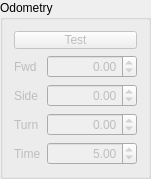
   <widget class="QGroupBox" name="groupBox_3">
    <property name="geometry">
     <rect>
      <x>10</x>
      <y>470</y>
      <width>151</width>
      <height>151</height>
     </rect>
    </property>
    <property name="title">
     <string>Odometry</string>
    </property>
    <layout class="QGridLayout" name="gridLayout_2">
     <item row="0" column="0">
      <widget class="QPushButton" name="testOdometryButton">
       <property name="enabled">
        <bool>false</bool>
       </property>
       <property name="maximumSize">
        <size>
         <width>16777215</width>
         <height>18</height>
        </size>
       </property>
       <property name="text">
        <string>Test</string>
       </property>
      </widget>
     </item>
     <item row="1" column="0">
      <layout class="QFormLayout" name="formLayout">
       <property name="fieldGrowthPolicy">
        <enum>QFormLayout::AllNonFixedFieldsGrow</enum>
       </property>
       <item row="0" column="0">
        <widget class="QLabel" name="label">
         <property name="enabled">
          <bool>false</bool>
         </property>
         <property name="text">
          <string>Fwd</string>
         </property>
        </widget>
       </item>
       <item row="0" column="1">
        <widget class="QDoubleSpinBox" name="odom_fwd">
         <property name="enabled">
          <bool>false</bool>
         </property>
         <property name="alignment">
          <set>Qt::AlignRight|Qt::AlignTrailing|Qt::AlignVCenter</set>
         </property>
         <property name="prefix">
          <string/>
         </property>
         <property name="minimum">
          <double>-1.000000000000000</double>
         </property>
         <property name="maximum">
          <double>1.000000000000000</double>
         </property>
         <property name="singleStep">
          <double>0.100000000000000</double>
         </property>
        </widget>
       </item>
       <item row="2" column="0">
        <widget class="QLabel" name="label_3">
         <property name="enabled">
          <bool>false</bool>
         </property>
         <property name="text">
          <string>Turn</string>
         </property>
        </widget>
       </item>
       <item row="2" column="1">
        <widget class="QDoubleSpinBox" name="odom_turn">
         <property name="enabled">
          <bool>false</bool>
         </property>
         <property name="alignment">
          <set>Qt::AlignRight|Qt::AlignTrailing|Qt::AlignVCenter</set>
         </property>
         <property name="minimum">
          <double>-1.000000000000000</double>
         </property>
         <property name="maximum">
          <double>1.000000000000000</double>
         </property>
         <property name="singleStep">
          <double>0.100000000000000</double>
         </property>
        </widget>
       </item>
       <item row="1" column="0">
        <widget class="QLabel" name="label_2">
         <property name="enabled">
          <bool>false</bool>
         </property>
         <property name="text">
          <string>Side</string>
         </property>
        </widget>
       </item>
       <item row="1" column="1">
        <widget class="QDoubleSpinBox" name="odom_side">
         <property name="enabled">
          <bool>false</bool>
         </property>
         <property name="alignment">
          <set>Qt::AlignRight|Qt::AlignTrailing|Qt::AlignVCenter</set>
         </property>
         <property name="minimum">
          <double>-1.000000000000000</double>
         </property>
         <property name="maximum">
          <double>1.000000000000000</double>
         </property>
         <property name="singleStep">
          <double>0.100000000000000</double>
         </property>
        </widget>
       </item>
       <item row="3" column="0">
        <widget class="QLabel" name="label_4">
         <property name="enabled">
          <bool>false</bool>
         </property>
         <property name="text">
          <string>Time</string>
         </property>
        </widget>
       </item>
       <item row="3" column="1">
        <widget class="QDoubleSpinBox" name="odom_time">
         <property name="enabled">
          <bool>false</bool>
         </property>
         <property name="alignment">
          <set>Qt::AlignRight|Qt::AlignTrailing|Qt::AlignVCenter</set>
         </property>
         <property name="minimum">
          <double>2.000000000000000</double>
         </property>
         <property name="value">
          <double>5.000000000000000</double>
         </property>
        </widget>
       </item>
      </layout>
     </item>
    </layout>
   </widget>
